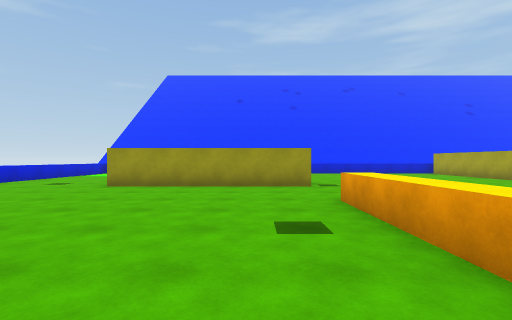
view 1 (above)

20 first-person views from a walk through a scene from a Unity 3-D project. The camera is 1.3 m above the floor, looks level and sees 85° across. The floor is counted in squares, 2 m on a side. Each view is taken from the middle of a square. On the plan, view 1 faces up. The plan holds only what a view shows up to about 9 squares ahead; the rest is blank. The place goes on beyond the plan. The player character is not drawn.

view 2
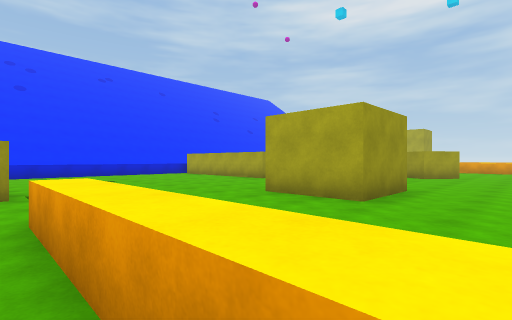

view 3
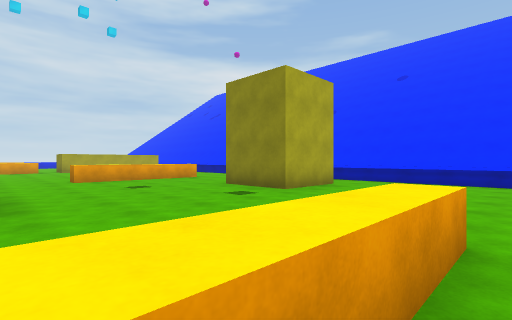

view 4
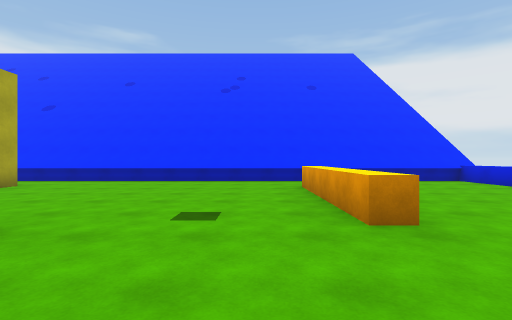

view 5
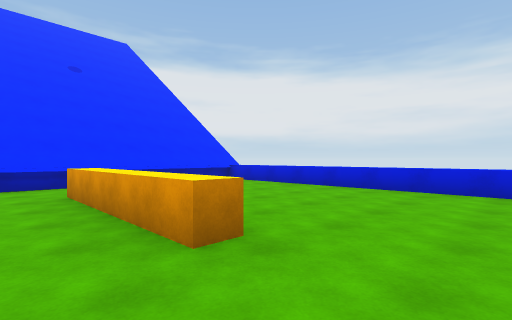

view 6
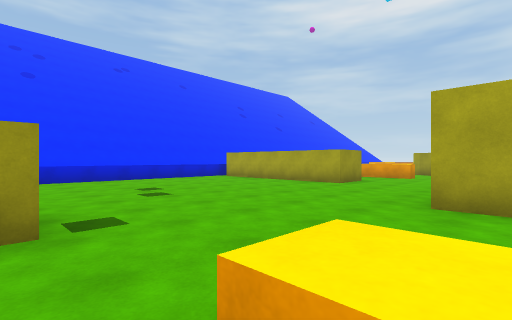

view 7
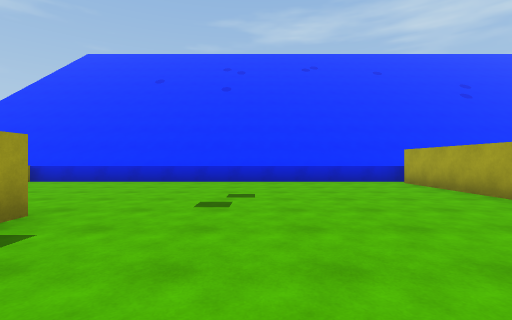

view 8
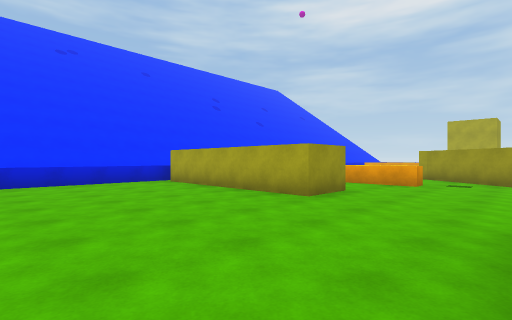

view 9
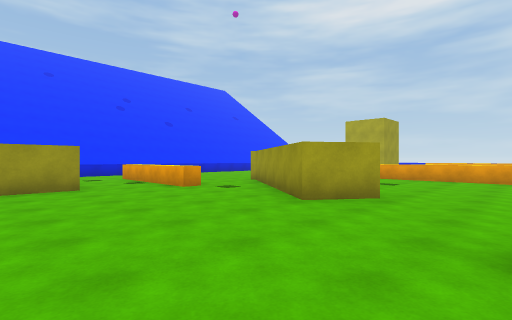

view 10
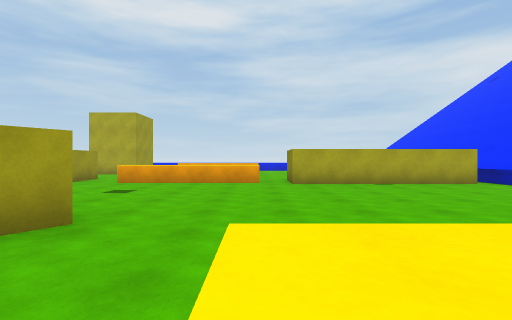

view 11
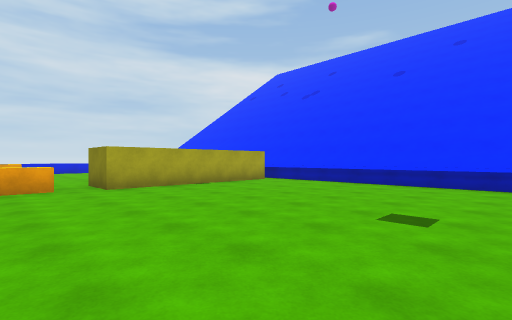

view 12
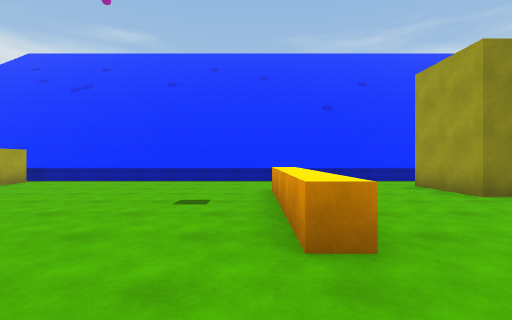

view 13
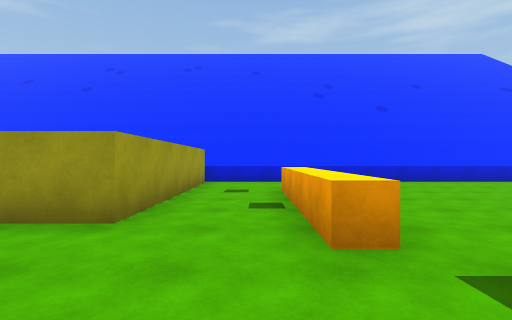

view 14
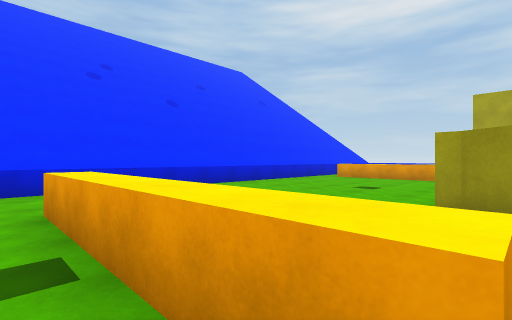

view 15
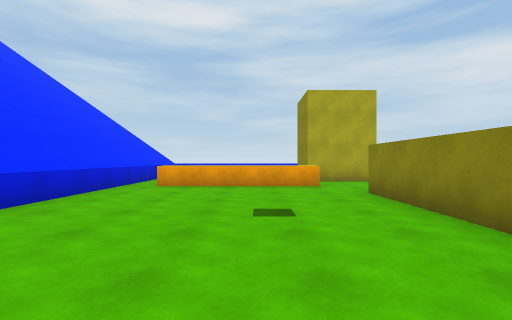

view 16
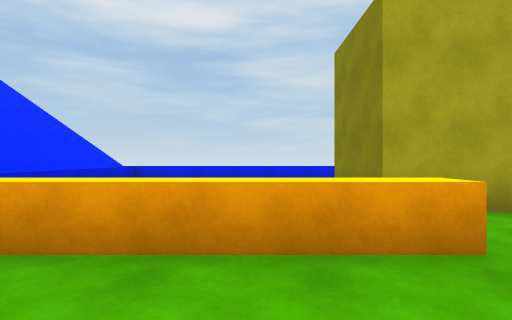

view 17
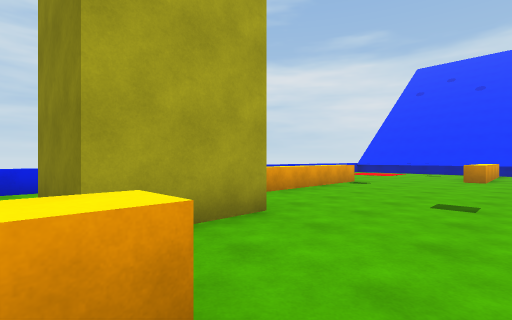

view 18
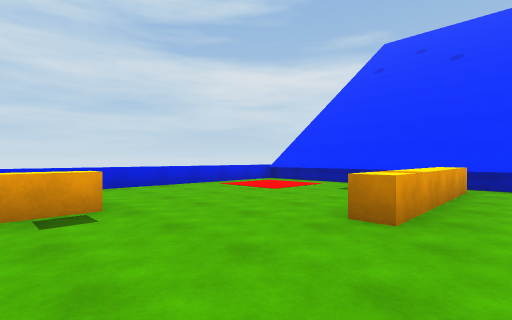

view 19
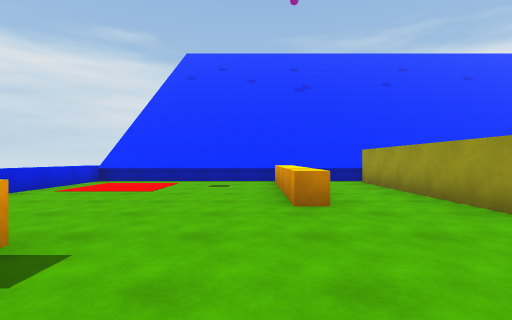

view 20
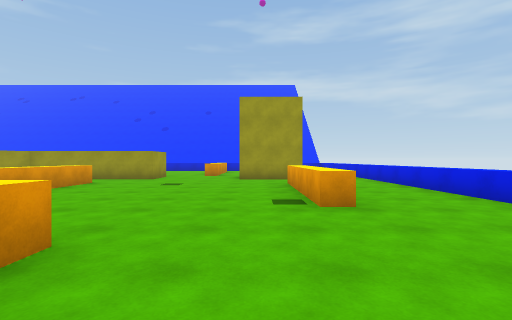

### Floor plan
Key: @ floor where view 1 was taken; # wall or solid block; x gap in a wall; . floor; ^ raised ledge.
Columns run from 8 left of view 1 to 27 right of it. Each row starts with its distance up from view 1.
 14      ^^^^^^^^^^^^^^^^^^^^^^^^^^^^^^^
 13      ^...........x...  ..........  ^
 12       ...........#...  ......^     ^
 11        ..........#..^ .......^     ^
 10         .........#..^........^     ^
  9 ^...     ........#..^........^    .^
  8 ^....    #.......#..^..........## .^
  7  ....#####..........^.######...#
  6   ....................## ........ .^
  5    ........ ..# .....## ..^.....^ .^
  4     ......^ ..# ....##....^.....^ .^
  3      .....^ ..##.....#....^.....^..^
  2 ^.........^ ..............^.....^..^
  1 ^.........^ ..............^.....^..^
  0 ^.....^.@.. ..............##.......^
 -1 ^.....^...................##.^.....^
 -2 ^.....^......###..........##.^.....^
 -3 ^.... ^......###. ........##.^.....^
 -4 ^...  .......###.  .......##.^.....^
 -5 ^..   ..........   .......##.^.....^
 -6 ###################################^

Positions as (right, up) in squares from view 1, and headings:
1: (0, 0), facing up
2: (1, 1), facing up-right
3: (1, 3), facing down-right
4: (-1, 3), facing down
5: (-1, 2), facing down-left
6: (1, 4), facing up-right
7: (4, 5), facing up
8: (4, 5), facing up-right
9: (8, 1), facing up-right
10: (10, 1), facing right
11: (11, 2), facing down-right
12: (11, 3), facing down
13: (11, 5), facing up
14: (11, 7), facing up-right
15: (14, 10), facing right
16: (19, 10), facing right
17: (20, 9), facing down-right
18: (20, 2), facing down-right
19: (22, 3), facing down
20: (23, -3), facing up
